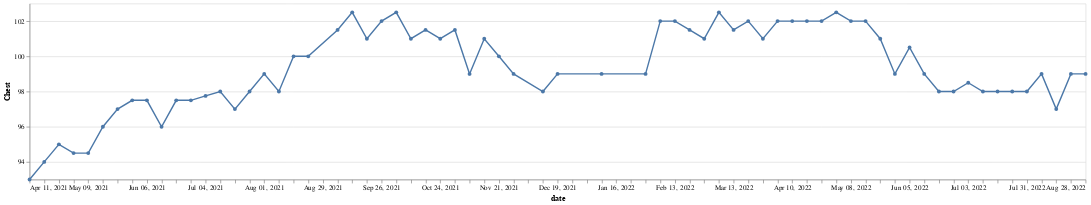

Notebook code for this chart:
### Code cell
# Chest

chart = make_chart(11)

chart

### Figure 1 — Vega-Lite specification as saved in the notebook (floating-point values rounded to 4 significant figures)
{"$schema": "https://vega.github.io/schema/vega-lite/v4.17.0.json", "config": {"view": {"continuousHeight": 300, "continuousWidth": 400}}, "data": {"name": "data-f76dda09ea2999ff4ead6bd27f59d557"}, "datasets": {"data-f76dda09ea2999ff4ead6bd27f59d557": [{"Chest": 93, "date": "2021-04-11T00:00:00"}, {"Chest": 94, "date": "2021-04-18T00:00:00"}, {"Chest": 95, "date": "2021-04-25T00:00:00"}, {"Chest": 94.5, "date": "2021-05-02T00:00:00"}, {"Chest": 94.5, "date": "2021-05-09T00:00:00"}, {"Chest": 96, "date": "2021-05-16T00:00:00"}, {"Chest": 97, "date": "2021-05-23T00:00:00"}, {"Chest": 97.5, "date": "2021-05-30T00:00:00"}, {"Chest": 97.5, "date": "2021-06-06T00:00:00"}, {"Chest": 96, "date": "2021-06-13T00:00:00"}, {"Chest": 97.5, "date": "2021-06-20T00:00:00"}, {"Chest": 97.5, "date": "2021-06-27T00:00:00"}, {"Chest": null, "date": "2021-07-04T00:00:00"}, {"Chest": 98, "date": "2021-07-11T00:00:00"}, {"Chest": 97, "date": "2021-07-18T00:00:00"}, {"Chest": 98, "date": "2021-07-25T00:00:00"}, {"Chest": 99, "date": "2021-08-01T00:00:00"}, {"Chest": 98, "date": "2021-08-08T00:00:00"}, {"Chest": 100, "date": "2021-08-15T00:00:00"}, {"Chest": 100, "date": "2021-08-22T00:00:00"}, {"Chest": 101.5, "date": "2021-09-05T00:00:00"}, {"Chest": 102.5, "date": "2021-09-12T00:00:00"}, {"Chest": 101, "date": "2021-09-19T00:00:00"}, {"Chest": 102, "date": "2021-09-26T00:00:00"}, {"Chest": 102.5, "date": "2021-10-03T00:00:00"}, {"Chest": 101, "date": "2021-10-10T00:00:00"}, {"Chest": 101.5, "date": "2021-10-17T00:00:00"}, {"Chest": 101, "date": "2021-10-24T00:00:00"}, {"Chest": 101.5, "date": "2021-10-31T00:00:00"}, {"Chest": 99, "date": "2021-11-07T00:00:00"}, {"Chest": 101, "date": "2021-11-14T00:00:00"}, {"Chest": 100, "date": "2021-11-21T00:00:00"}, {"Chest": 99, "date": "2021-11-28T00:00:00"}, {"Chest": 98, "date": "2021-12-12T00:00:00"}, {"Chest": 99, "date": "2021-12-19T00:00:00"}, {"Chest": 99, "date": "2022-01-09T00:00:00"}, {"Chest": 99, "date": "2022-01-30T00:00:00"}, {"Chest": 102, "date": "2022-02-06T00:00:00"}, {"Chest": 102, "date": "2022-02-13T00:00:00"}, {"Chest": 101.5, "date": "2022-02-20T00:00:00"}, {"Chest": 101, "date": "2022-02-27T00:00:00"}, {"Chest": 102.5, "date": "2022-03-06T00:00:00"}, {"Chest": 101.5, "date": "2022-03-13T00:00:00"}, {"Chest": 102, "date": "2022-03-20T00:00:00"}, {"Chest": 101, "date": "2022-03-27T00:00:00"}, {"Chest": 102, "date": "2022-04-03T00:00:00"}, {"Chest": 102, "date": "2022-04-10T00:00:00"}, {"Chest": null, "date": "2022-04-17T00:00:00"}, {"Chest": 102, "date": "2022-04-24T00:00:00"}, {"Chest": 102.5, "date": "2022-05-01T00:00:00"}, {"Chest": 102, "date": "2022-05-08T00:00:00"}, {"Chest": 102, "date": "2022-05-15T00:00:00"}, {"Chest": 101, "date": "2022-05-22T00:00:00"}, {"Chest": 99, "date": "2022-05-29T00:00:00"}, {"Chest": 100.5, "date": "2022-06-05T00:00:00"}, {"Chest": 99, "date": "2022-06-12T00:00:00"}, {"Chest": 98, "date": "2022-06-19T00:00:00"}, {"Chest": 98, "date": "2022-06-26T00:00:00"}, {"Chest": 98.5, "date": "2022-07-03T00:00:00"}, {"Chest": 98, "date": "2022-07-10T00:00:00"}, {"Chest": 98, "date": "2022-07-17T00:00:00"}, {"Chest": 98, "date": "2022-07-24T00:00:00"}, {"Chest": 98, "date": "2022-07-31T00:00:00"}, {"Chest": 99, "date": "2022-08-07T00:00:00"}, {"Chest": 97, "date": "2022-08-14T00:00:00"}, {"Chest": 99, "date": "2022-08-21T00:00:00"}, {"Chest": 99, "date": "2022-08-28T00:00:00"}]}, "encoding": {"x": {"axis": {"grid": false}, "field": "date", "sort": "-x", "timeUnit": "yearmonthdate", "title": "date", "type": "temporal"}, "y": {"field": "Chest", "impute": {"frame": [-1, 1], "method": "mean"}, "scale": {"zero": false}, "title": "Chest", "type": "quantitative"}}, "height": 250, "mark": {"point": true, "type": "line"}, "width": 1500}
